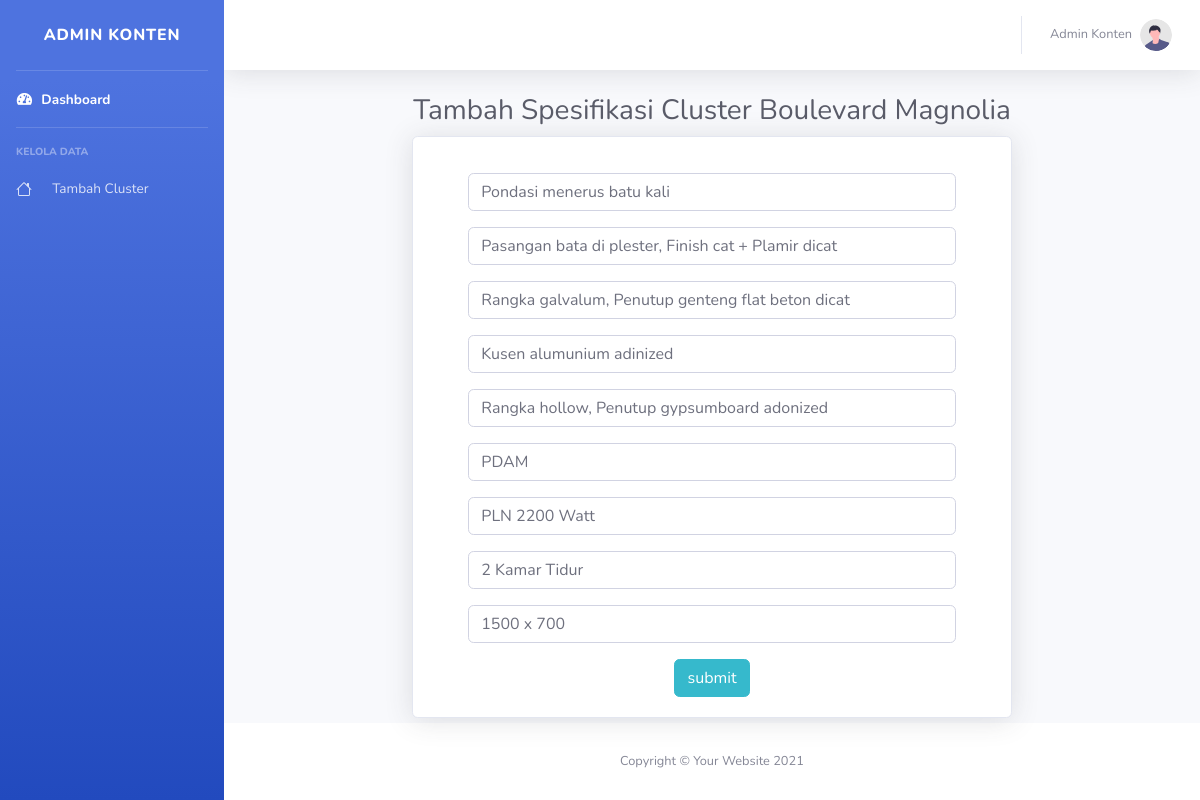
Page /admin/tambah_spek.php?id=33 (signed in) on the committed database.
### tables this page shows
CREATE TABLE `spesifikasi_teknis` (
  `id_spesifikasi` int(5) NOT NULL,
  `id_cluster` int(11) NOT NULL,
  `pondasi` varchar(300) NOT NULL,
  `dinding` varchar(300) NOT NULL,
  `rangka_atap` varchar(300) NOT NULL,
  `kusen` varchar(300) NOT NULL,
  `plafond` varchar(300) NOT NULL,
  `air` varchar(300) NOT NULL,
  `listrik` varchar(300) NOT NULL,
  `jumlah_kamar` varchar(100) NOT NULL,
  `luas_tanah` varchar(100) NOT NULL
);

CREATE TABLE `cluster` (
  `id_cluster` int(11) NOT NULL,
  `foto_cluster` varchar(100) NOT NULL,
  `nama_cluster` varchar(100) NOT NULL,
  `blok` varchar(100) NOT NULL,
  `jumlah_unit` int(100) NOT NULL,
  `harga` varchar(100) NOT NULL,
  `harga_dp` varchar(100) NOT NULL,
  `filter` varchar(11) NOT NULL,
  `jenis_cluster` varchar(50) NOT NULL
);

### admin/tambah_spek.php (the view, shortened to what this page needs)
<?php
require('../koneksi.php');
$userName = $_SESSION['name'];
?>
<!DOCTYPE html>
<html lang="en">
<head>
    <link href="vendor/fontawesome-free/css/all.min.css" rel="stylesheet" type="text/css">
    <link href="css/sb-admin-2.min.css" rel="stylesheet">
    <link href="vendor/datatables/dataTables.bootstrap4.min.css" rel="stylesheet">
</head>
<body id="page-top">
    <div id="wrapper">
        <ul class="navbar-nav bg-gradient-primary sidebar sidebar-dark accordion" id="accordionSidebar">
            <a class="sidebar-brand d-flex align-items-center justify-content-center" href="index.php">
                <div class="sidebar-brand-text mx-3">Admin Konten</div>
            </a>
            <hr class="sidebar-divider my-0">
            <li class="nav-item active">
                <a class="nav-link" href="index.php">
                    <i class="fas fa-fw fa-tachometer-alt"></i>
                    <span>Dashboard</span></a>
            </li>
            <hr class="sidebar-divider">
            <div class="sidebar-heading">
                Kelola Data
            </div>
            <li class="nav-item">
                <a class="nav-link" href="cluster.php">
                    <span class="ml-3">Tambah Cluster</span></a>
            </li>
        </ul>
        <div id="content-wrapper" class="d-flex flex-column">
            <div id="content">
                <nav class="navbar navbar-expand navbar-light bg-white topbar mb-4 static-top shadow">
                    <ul class="navbar-nav ml-auto">
                        <li class="nav-item dropdown no-arrow">
                            <a class="nav-link dropdown-toggle" href="#" id="userDropdown" role="button" data-toggle="dropdown" aria-haspopup="true" aria-expanded="false">
                                <span class="mr-2 d-none d-lg-inline text-gray-600 small"><?php echo $userName ?></span>
                                <img class="img-profile rounded-circle" src="img/undraw_profile.svg">
                            </a>
                        </li>
                    </ul>
                </nav>
                <div class="container-fluid">
                    <?php
                    $spekId = $_GET['id'];
                    $query = "SELECT * FROM spesifikasi_teknis JOIN cluster ON cluster.id_cluster=spesifikasi_teknis.id_cluster WHERE spesifikasi_teknis.id_cluster='$spekId'";
                    $result = mysqli_query($koneksi, $query);
                    while ($row = mysqli_fetch_array($result)) {
                        $pondasi = $row['pondasi'];
                        $dinding = $row['dinding'];
                        $rangka = $row['rangka_atap'];
                        $kusen = $row['kusen'];
                        $plafond = $row['plafond'];
                        $air = $row['air'];
                        $listrik = $row['listrik'];
                        $jumlah_kamar = $row['jumlah_kamar'];
                        $luas_tanah = $row['luas_tanah'];
                        $nama_cluster = $row['nama_cluster'];
                    }
                    ?>
                    <h1 class="h3 mb-2 text-gray-800 text-center">Tambah Spesifikasi Cluster <?php echo $nama_cluster ?></h1>
                    <div class="card shadow mb-4 m-auto" style="width: 600px;">
                        <div class="card-body">
                            <form class="php-email-form" action="" method="POST" enctype="multipart/form-data">
                                <div class="col-11 m-auto">
                                    <div class="row-md-6 form-group mb-3">
                                        <input name="pondasi" type="text" class="form-control" placeholder="Pondasi *" value="<?php echo $pondasi ?>" />
                                    </div>
                                    <div class="row-md-6 form-group mb-3">
                                        <input name="dinding" type="text" class="form-control" placeholder="Dinding *" value="<?php echo $dinding ?>" />
                                    </div>
                                    <div class="row-md-6 form-group mb-3">
                                        <input name="rangka_atap" type="text" class="form-control" placeholder="Rangka Atap *" value="<?php echo $rangka ?>" />
                                    </div>
                                    <div class="row-md-6 form-group mb-3">
                                        <input name="kusen" type="text" class="form-control" placeholder="Kusen *" value="<?php echo $kusen ?>" />
                                    </div>
                                    <div class="row-md-6 form-group mb-3">
                                        <input name="plafond" type="text" class="form-control" placeholder="Plafond *" value="<?php echo $plafond ?>" />
                                    </div>
                                    <div class="row-md-6 form-group mb-3">
                                        <input name="air" type="text" class="form-control" placeholder="Air *" value="<?php echo $air ?>" />
                                    </div>
                                    <div class="row-md-6 form-group mb-3">
                                        <input name="listrik" type="text" class="form-control" placeholder="Listrik *" value="<?php echo $listrik ?>" />
                                    </div>
                                    <div class="row-md-6 form-group mb-3">
                                        <input name="jumlah_kamar" type="text" class="form-control" placeholder="Jumlah Kamar *" value="<?php echo $jumlah_kamar ?>" />
                                    </div>
                                    <div class="row-md-6 form-group mb-3">
                                        <input name="luas_tanah" type="text" class="form-control" placeholder="Luas Tanah *" value="<?php echo $luas_tanah ?>" />
                                    </div>
                                    <div class="group" style="text-align: center;">
                                        <input type="submit" name="add_spesifikasi" class="btn btn-info btn-md" value="submit">
                                    </div>
                                </div>
                            </form>
                        </div>
                    </div>
                </div>
            </div>
            <footer class="sticky-footer bg-white">
                <div class="container my-auto">
                    <div class="copyright text-center my-auto">
                        <span>Copyright &copy; Your Website 2021</span>
                    </div>
                </div>
            </footer>
        </div>
    </div>
</body>
</html>

### rows in the picture
spesifikasi_teknis: id_cluster.nama_cluster "Boulevard Magnolia", pondasi "Pondasi menerus batu kali", dinding "Pasangan bata di plester, Finish cat + Plamir dicat", rangka_atap "Rangka galvalum, Penutup genteng flat beton dicat", kusen "Kusen alumunium adinized", plafond "Rangka hollow, Penutup gypsumboard adonized", air "PDAM", listrik "PLN 2200 Watt", jumlah_kamar "2 Kamar Tidur", luas_tanah "1500 x 700"

### other values in the picture
$userName "Admin Konten"
